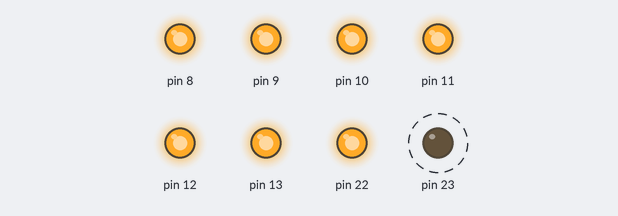
Bench run of a sketch on a simulated Arduino Uno, built with avr-gcc and run on an emulated ATmega328P. On the bench: output pins drawn as LEDs (lit = HIGH). Dashed ring = blinking.

Above: at 0.5 s.
Timing chart, 0 to 4.6 s (numbered marks = the images above):
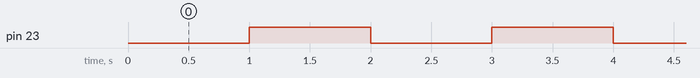

Measured:
- by itself, pin 23: alternates HIGH for 1.0 s and LOW for 1.0 s

The sketch:

MASCARAxor.ino
```cpp
//Autor:Darío Jorge Iglesias
#include<avr/IO.h>
void setup()
{
//PUERTOB SALIDA PIN13 PB7
DDRB =0b11111111;
PORTB=0B11111111;
}
void loop(){
PORTB=PORTB ^ 0x80;//0b10000000
delay(1000);}
```
